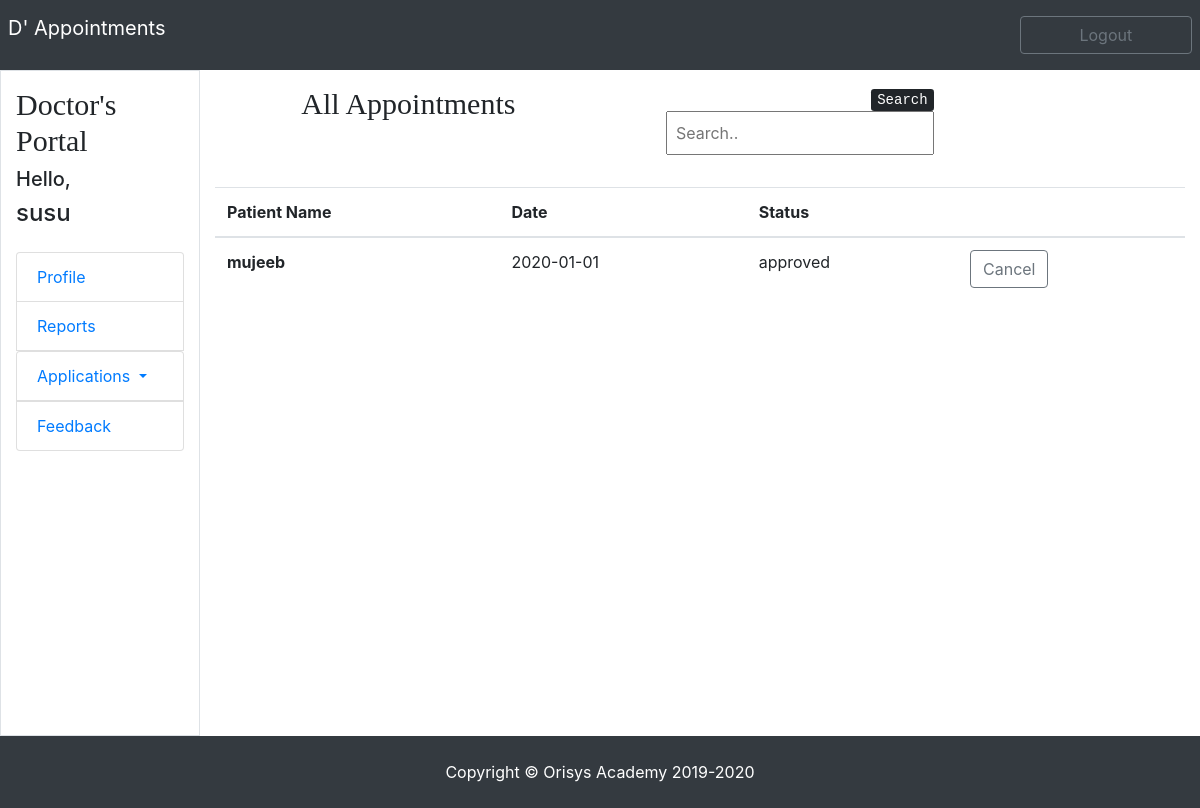
Screenshot of /appointment/doctor_patient_all_application.php (signed in) with the database file from the repository.
### tables this page shows
CREATE TABLE `doctors` (
  `did` int(11) NOT NULL,
  `d_regid` varchar(50) NOT NULL,
  `dname` varchar(50) NOT NULL,
  `daddress` varchar(500) NOT NULL,
  `dgender` varchar(10) NOT NULL,
  `dspecs` varchar(50) NOT NULL,
  `ddob` date NOT NULL,
  `demail` varchar(50) NOT NULL,
  `dmobile` bigint(20) NOT NULL,
  `dpassword` varchar(50) NOT NULL,
  `dstatus` varchar(10) NOT NULL DEFAULT 'pending'
);

CREATE TABLE `appointments` (
  `aid` int(11) NOT NULL,
  `pid` int(11) NOT NULL,
  `pname` varchar(50) NOT NULL,
  `dspecs` varchar(50) NOT NULL,
  `dname` varchar(50) NOT NULL,
  `adate` date NOT NULL,
  `status` varchar(10) NOT NULL DEFAULT 'pending'
);

### appointment/doctor_patient_all_application.php (the view)
<?php
 include('doctor_header.php');?>
<div class="row">
            <div class="col-md-5 p-3 text-center bor t-center">
			      <h2 class="fontcol">All Appointments</h2>
			</div>
			<div class="col-md-4 p-3 bor text-right ">
				<p class=""><kbd>Search</kbd>
				<input class="p-2" id="myInput" type="text" placeholder="Search.."></p>
            </div>
</div>
<table class="container-fluid table">
      <thead>
         <tr>
			 <th>Patient Name</th>
             <th>Date</th>
             <th>Status</th>
             <th></th>
         </tr>
    </thead>
    <tbody>
    <?php
            require_once  'php_connection.php';
            $var = $_SESSION['dname'];
					  $sql = "select * from appointments where dname = '".$var."'";
					  $result = mysqli_query($conn,$sql);
					  while($row = mysqli_fetch_assoc($result))
					  {
						  ?>
      <tr>
        <th scope="row"><?php echo $row['pname']; ?></th>
        <td><?php echo $row['adate']; ?></td>
        <td><?php echo $row['status']; ?></td>
        <td><a href="" class="btn btn-outline-secondary  btn-arrow-right" role="button">Cancel</a></td></td>
  </tr>
  <?php
					  }
					  ?>
    </tbody>
  </table>
<?php include('doctor_footer.php');?>

### appointment/doctor_header.php (shortened to what this page needs)
<!DOCTYPE html>
<html lang="en">
<head>
   <link href="css/bootstrap.min.css" rel="stylesheet">
  <link href="css/style.css" rel="stylesheet">
</head>
<body>
<section class="navbar-nav navbar-dark bg-dark">
            <div class="container-fluid p-2">
                <div class="row">
                    <div class="col-10">
                        <a class="navbar-brand" href="doctor_home.php">D' Appointments</a>
                    </div>
                    <div class="col-2 align-items-right">
                    <a href="php_logout.php"><button class="btn btn-outline-secondary my-2" type="submit">Logout</button></a>
                    </div>
                </div>
            </div>
        </section>
<section class="">
            <div class="container-fluid ">
                <div class="row ">
                    <div class="col-2 border align-items-right">
                        <div class="mt-3 mb">
                        <h5 class="fontcol">Doctor's Portal</h5>
                        <h5>Hello,</h5><h4><?php
                        include('php_connection.php');
                        $var = $_SESSION['email'];
                        $sql = "select * from doctors where demail='".$var."'";
                        $result = mysqli_query($conn,$sql);
                        if($row = mysqli_fetch_assoc($result))
                        {
                        echo $_SESSION['dname'] = $row['dname'];
                        }
                        ?>
                        </h4>
                            <ul class="list-group">
                                <li class="list-group-item mt-3"><a href="doctor_profile.php">Profile</a></li>
                                <li class="list-group-item"><a href="doctor_patient_report.php">Reports</a></li>
                                <li class="list-group nav-item dropdown">
                                    <a class="list-group-item nav-link dropdown-toggle" href="admin_new_application.php" id="" role="" data-toggle="dropdown" aria-haspopup="true" aria-expanded="false">
                                        Applications
                                    </a>
                                </li>
                                <li class="list-group-item mb-5"><a href="">Feedback</a>
                                  </li>
                            </ul>
                        </div>
                    </div>
                    <div class="col-10">

### appointment/css/style.css (style rules this page uses)
.form-style input,button { width: 100%; }
.fontcol { font-family:fantasy; font-size: 30px; }
.mb { margin-bottom: 236px;; }

### rows the page displays
doctors: dname "susu"
appointments: pname "mujeeb", adate "2020-01-01", status "approved"
